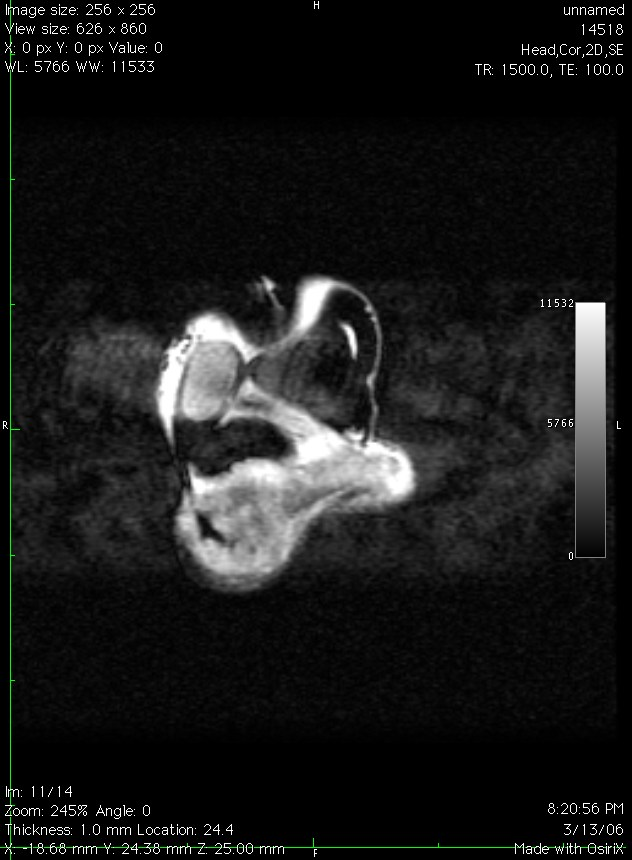
%> input picture 1_photos/1_photos/MRI-10.jpg, 632 x 860 px
$ octave --eval "result = segmentImageLight(imread('1_photos/1_photos/MRI-10.jpg'));"   (GNU Octave 9; MATLAB toolbox functions it lacks are replaced by stand-ins)
%> lines starting %> are read from the running program, lines starting %| are printed output that depends on the picture; in (x1, y1, x2, y2) boxes, pixels count from 0 and x2, y2 are one past the last pixel; in counts of white or black regions, pixels touching at a corner belong together; the program's own positions count from 1
function [BW,maskedImage] = segmentImageLight(X)
%segmentImage Segment image using auto-generated code from imageSegmenter app
%  [BW,MASKEDIMAGE] = segmentImage(X) segments image X using auto-generated
%  code from the imageSegmenter app. The final segmentation is returned in
%  BW, and a masked image is returned in MASKEDIMAGE.

% Auto-generated by imageSegmenter app on 13-Jun-2022
%----------------------------------------------------


% Adjust data to span data range.
X = imadjust(X);

% Threshold image - manual threshold
BW = X > 83;
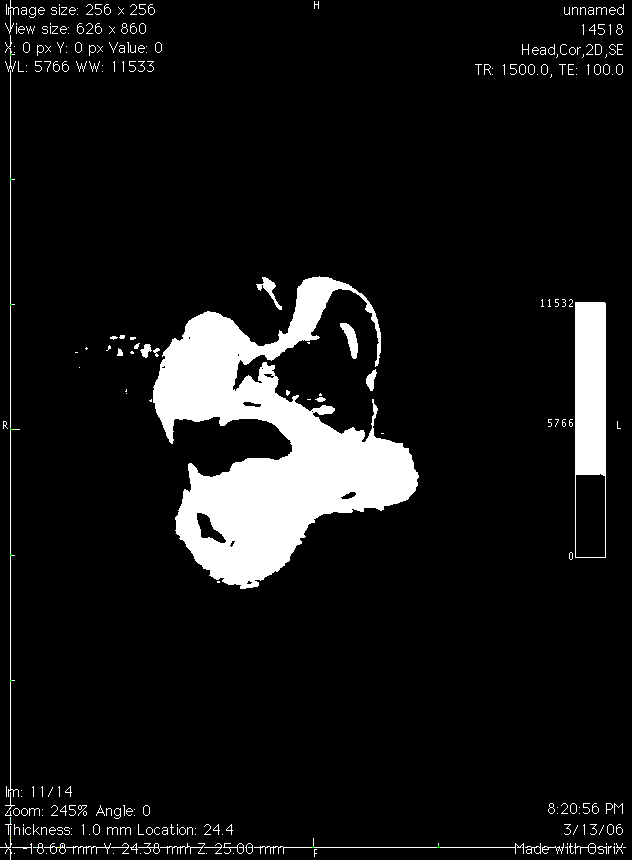
%> BW: size 860x632x3 logical; mean R, G, B 0.0878, 0.0878, 0.0878

% Erode mask with disk
radius = 23;
decomposition = 0;
se = strel('disk', radius, decomposition);
BW = imerode(BW, se);
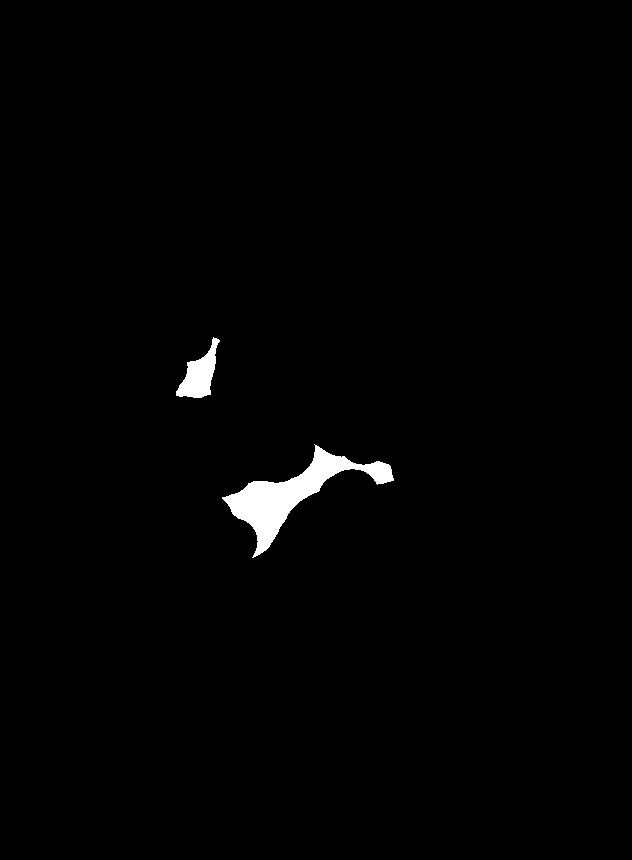
%> BW: size 860x632x3 logical; 1.2% white; 2 white regions, box (x1, y1, x2, y2) and area: (222, 444, 394, 558) 5018, (176, 337, 220, 398) 1265

% Active contour
iterations = 100;
%> (the run ends here)

$ run again, on 1_photos/1_photos/MRI-14.jpg
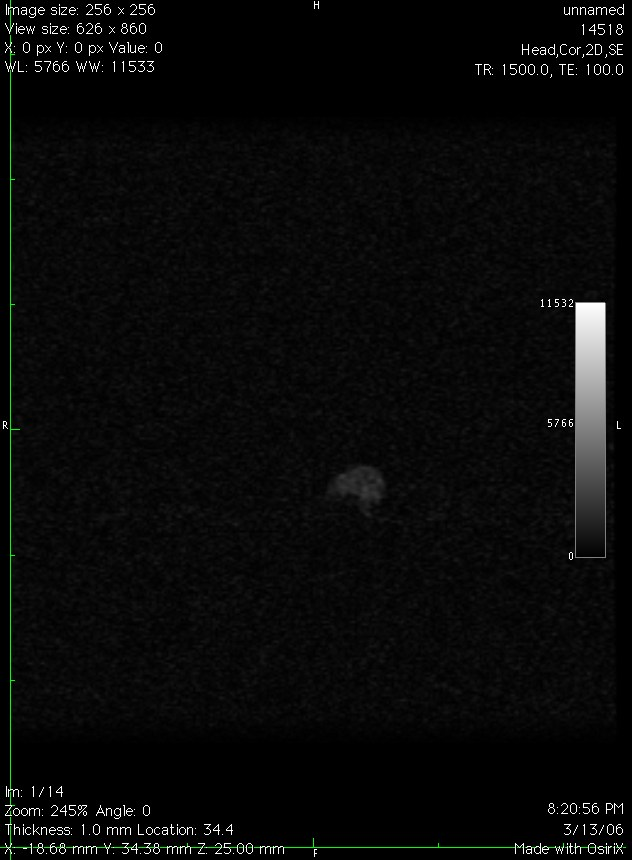
%> input picture 1_photos/1_photos/MRI-14.jpg, 632 x 860 px
%> in segmentImageLight, `BW = X > 83;`:
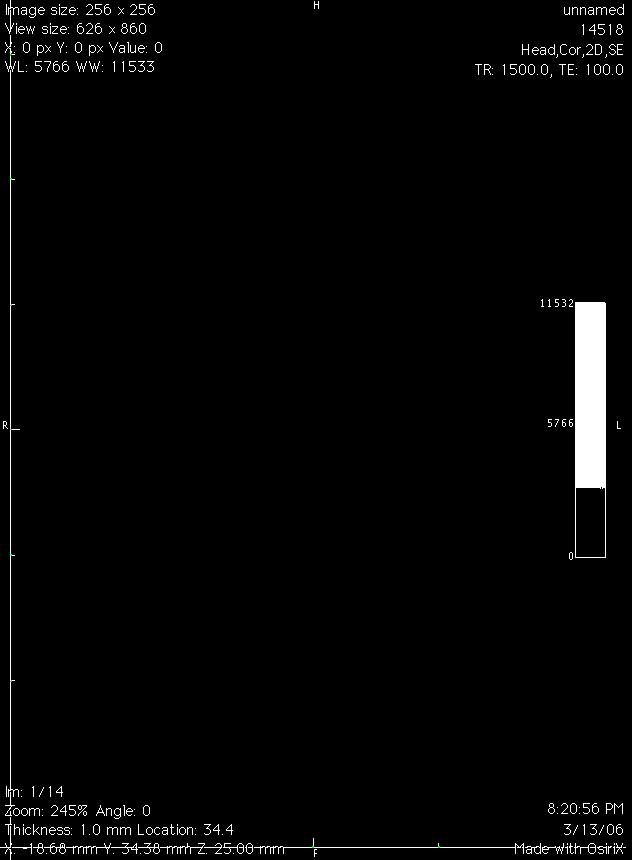
%> BW: size 860x632x3 logical; mean R, G, B 0.0211, 0.0211, 0.0211
